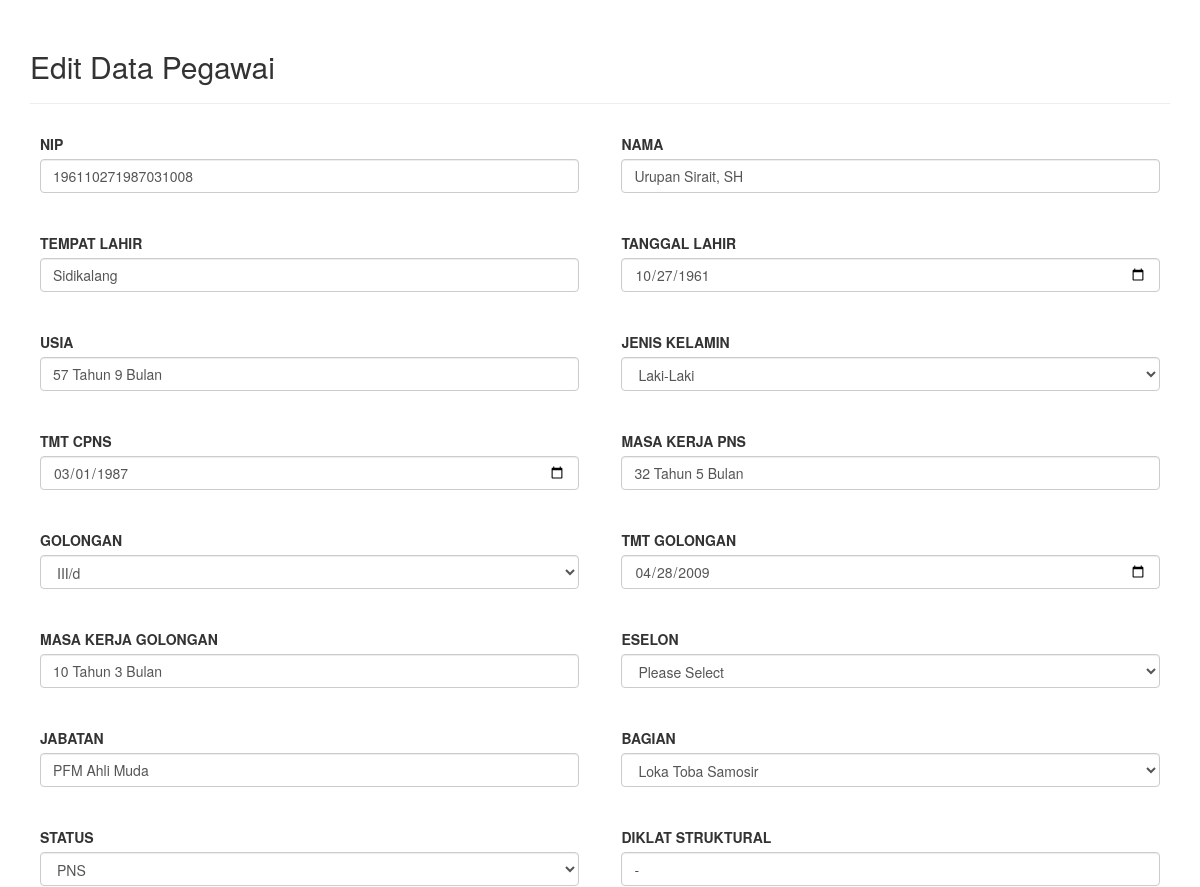
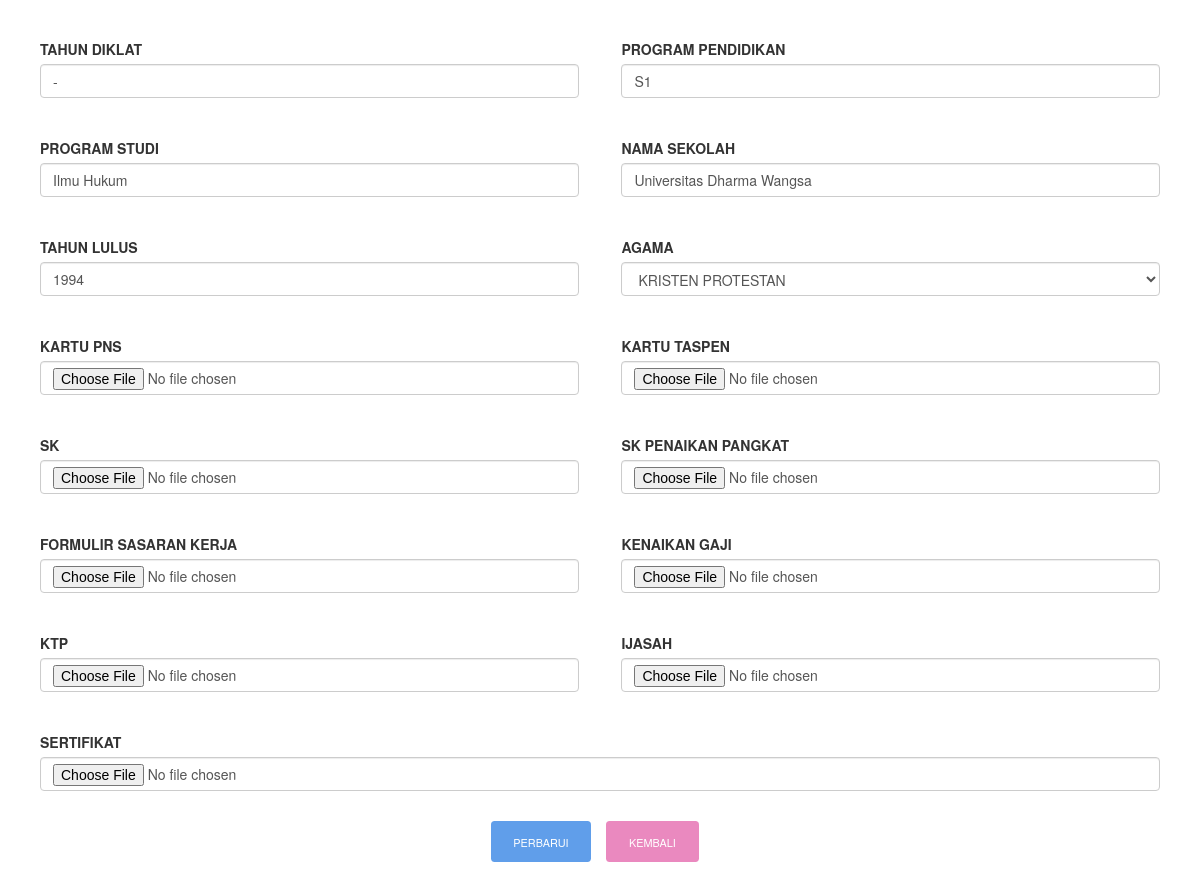
Screenshot of /tabel/update.php?nip=196110271987031008 with the database file from the repository (2 pictures, top to bottom).
### tables this page shows
CREATE TABLE `mahasiswa` (
  `nip` varchar(20) NOT NULL,
  `nama` varchar(50) NOT NULL,
  `tela` varchar(250) NOT NULL,
  `tala` varchar(150) NOT NULL,
  `usia` varchar(250) NOT NULL,
  `jenkel` varchar(250) NOT NULL,
  `tmtcpns` varchar(150) NOT NULL,
  `mkp` varchar(250) NOT NULL,
  `golongan` varchar(30) NOT NULL,
  `tmtgol` varchar(150) NOT NULL,
  `mkg` varchar(250) NOT NULL,
  `eselon` varchar(250) NOT NULL,
  `jabatan` varchar(250) NOT NULL,
  `bagian` varchar(250) NOT NULL,
  `status` varchar(250) NOT NULL,
  `dikstruk` varchar(250) NOT NULL,
  `tadi` varchar(250) NOT NULL,
  `propen` varchar(250) NOT NULL,
  `prodi` varchar(250) NOT NULL,
  `nase` varchar(250) NOT NULL,
  `talu` varchar(250) NOT NULL,
  `agama` varchar(250) NOT NULL,
  `file1` varchar(200) NOT NULL,
  `file2` varchar(200) NOT NULL,
  `file3` varchar(200) NOT NULL,
  `file4` varchar(200) NOT NULL,
  `file5` varchar(200) NOT NULL,
  `file6` varchar(200) NOT NULL,
  `file7` varchar(200) NOT NULL,
  `file8` varchar(200) NOT NULL,
  `file9` varchar(200) NOT NULL,
  `file10` varchar(200) NOT NULL,
  PRIMARY KEY (`nip`),
  KEY `nip` (`nip`)
);

### tabel/update.php (the view, shortened to what this page needs)
<?php
    require '../konek.php';
    $nip = null;
    if(!empty($_GET['nip']))
    {
        $nip = $_GET['nip'];
    }
	if ( !empty($_POST))
    {
        $nip		= $_POST['nip'];
        $nama		= $_POST['nama'];
        $tela    	= $_POST['tela'];
        $tala 		= $_POST['tala'];
        $usia  		= $_POST['usia'];
        $jenkel  	= $_POST['jenkel'];
        $tmtcpns 	= $_POST['tmtcpns'];
        $mkp		= $_POST['mkp'];
        $golongan   = $_POST['golongan'];
        $tmtgol 	= $_POST['tmtgol'];
        $mkg  		= $_POST['mkg'];
        $eselon  	= $_POST['eselon'];
        $jabatan 	= $_POST['jabatan'];
        $bagian		= $_POST['bagian'];
        $status    	= $_POST['status'];
        $dikstruk 	= $_POST['dikstruk'];
        $tadi  		= $_POST['tadi'];
        $propen  	= $_POST['propen'];
        $prodi 		= $_POST['prodi'];
        $nase		= $_POST['nase'];
        $talu    	= $_POST['talu'];
        $agama 		= $_POST['agama'];
        $file1 		= $_FILES['file1']['name'];
        $file2 		= $_FILES['file2']['name'];
        $file3 		= $_FILES['file3']['name'];
        $file4 		= $_FILES['file4']['name'];
        $file5 		= $_FILES['file5']['name'];
        $file6 		= $_FILES['file6']['name'];
        $file7 		= $_FILES['file7']['name'];
        $file8 		= $_FILES['file8']['name'];
        $file9 		= $_FILES['file9']['name'];
    if (strlen($file1)>0) {
        if (is_uploaded_file($_FILES['file1']['tmp_name'])) {
            move_uploaded_file ($_FILES['file1']['tmp_name'], "../datascan/KARTU_PNS/".$file1);
            mysqli_query ($konek,"UPDATE mahasiswa SET file1='$file1' WHERE nip='$nip'");
        }
		    }
    if (strlen($file2)>0) {
        if (is_uploaded_file($_FILES['file2']['tmp_name'])) {
            move_uploaded_file ($_FILES['file2']['tmp_name'], "../datascan/KARTU_TASPEN/".$file2);
            mysqli_query ($konek,"UPDATE mahasiswa SET file2='$file2' WHERE nip='$nip'");
        }
		    }
    if (strlen($file3)>0) {
        if (is_uploaded_file($_FILES['file3']['tmp_name'])) {
            move_uploaded_file ($_FILES['file3']['tmp_name'], "../datascan/SK/".$file3);
            mysqli_query ($konek,"UPDATE mahasiswa SET file3='$file3' WHERE nip='$nip'");
        }
		    }
    if (strlen($file4)>0) {
        if (is_uploaded_file($_FILES['file4']['tmp_name'])) {
            move_uploaded_file ($_FILES['file4']['tmp_name'], "../datascan/SK_PENAIKAN_PANGKAT/".$file4);
            mysqli_query ($konek,"UPDATE mahasiswa SET file4='$file4' WHERE nip='$nip'");
        }
		    }
    if (strlen($file5)>0) {
        if (is_uploaded_file($_FILES['file5']['tmp_name'])) {
            move_uploaded_file ($_FILES['file5']['tmp_name'], "../datascan/FORMULIR_SASARAN_KERJA/".$file5);
            mysqli_query ($konek,"UPDATE mahasiswa SET file5='$file5' WHERE nip='$nip'");
        }
		    }
    if (strlen($file6)>0) {
        if (is_uploaded_file($_FILES['file6']['tmp_name'])) {
            move_uploaded_file ($_FILES['file6']['tmp_name'], "../datascan/KENAIKAN_GAJI/".$file6);
            mysqli_query ($konek,"UPDATE mahasiswa SET file6='$file6' WHERE nip='$nip'");
        }
		    }
    if (strlen($file7)>0) {
        if (is_uploaded_file($_FILES['file7']['tmp_name'])) {
            move_uploaded_file ($_FILES['file7']['tmp_name'], "../datascan/KTP/".$file7);
            mysqli_query ($konek,"UPDATE mahasiswa SET file7='$file7' WHERE nip='$nip'");
        }
		    }
    if (strlen($file8)>0) {
        if (is_uploaded_file($_FILES['file8']['tmp_name'])) {
            move_uploaded_file ($_FILES['file8']['tmp_name'], "../datascan/IJASAH/".$file8);
            mysqli_query ($konek,"UPDATE mahasiswa SET file8='$file8' WHERE nip='$nip'");
        }
		    }
    if (strlen($file9)>0) {
        if (is_uploaded_file($_FILES['file9']['tmp_name'])) {
            move_uploaded_file ($_FILES['file9']['tmp_name'], "../datascan/SERTIFIKAT/".$file9);
            mysqli_query ($konek,"UPDATE mahasiswa SET file9='$file9' WHERE nip='$nip'");
        }
    }
        $query = "Update mahasiswa set nama='$nama',tela='$tela',tala='$tala',usia='$usia' ,jenkel='$jenkel' ,tmtcpns='$tmtcpns' ,mkp='$mkp',
		golongan='$golongan' ,tmtgol='$tmtgol' ,mkg='$mkg' ,eselon='$eselon',jabatan='$jabatan',bagian='$bagian' ,status='$status' ,
		dikstruk='$dikstruk' ,tadi='$tadi', propen='$propen' ,prodi='$prodi',nase='$nase',talu='$talu' ,agama='$agama' where nip='$nip'";
	   mysqli_query($konek,$query);
	   header("Location: index.php");
    }
	else
	{
		$query = "SELECT * FROM mahasiswa where nip = $nip";
		$res    = mysqli_query($konek,$query);
		$data	= mysqli_fetch_array($res);
        $nip  		= $data['nip'];
        $nama    	= $data['nama'];
        $tela 		= $data['tela'];
		$tala  		= $data['tala'];
        $usia  		= $data['usia'];
        $jenkel    	= $data['jenkel'];
        $tmtcpns  	= $data['tmtcpns'];
        $mkp    	= $data['mkp'];
        $golongan 	= $data['golongan'];
		$tmtgol  	= $data['tmtgol'];
        $mkg  		= $data['mkg'];
        $jabatan  	= $data['jabatan'];
        $bagian    	= $data['bagian'];
        $status 	= $data['status'];
		$dikstruk  	= $data['dikstruk'];
        $tadi  		= $data['tadi'];
        $propen    	= $data['propen'];
        $prodi  	= $data['prodi'];
        $nase    	= $data['nase'];
        $talu 		= $data['talu'];
		$agama  	= $data['agama'];
	}
?>
<!DOCTYPE html>
<html lang="en">
<head>
	<link rel="stylesheet" href="../assets/css/abc.css">
	<link rel="stylesheet" href="../assets/css/bootstrap.min.css">
	<link rel="stylesheet" href="../assets/css/tombol.css">
</head>
<body>
	<div class="container" style="margin-top:20px">
		<h2>Edit Data Pegawai</h2>
		<hr>
        <form method="POST" action="update.php"  enctype="multipart/form-data">
			<p>
				<label for="inputnip">NIP</label>
				<input type="text" class="form-control" required="required" id="inputnip" value="<?php echo !empty($nip)?$nip:'';?>" name="nip" placeholder="NIP">
			</p>
			<p>
				<label for="inputnama">NAMA</label>
				<input type="text" class="form-control" required="required" id="inputnama" value="<?php echo !empty($nama)?$nama:'';?>" name="nama" placeholder="Nama">
			</p>
			<p>
				<label for="inputtela">TEMPAT LAHIR</label>
				<input type="text" class="form-control" required="required" id="inputtela" value="<?php echo !empty($tela)?$tela:'';?>" name="tela" placeholder="">
			</p>
			<p>
				<label for="inputtala">TANGGAL LAHIR</label>
				<input type="date" class="form-control" required="required" id="inputtala" value="<?php echo !empty($tala)?$tala:'';?>" name="tala" placeholder="">
			</p>
			<p>
				<label for="inputusia">USIA</label>
				<input type="text" required="required" class="form-control" id="inputusia" value="<?php echo !empty($usia)?$usia:'';?>"
				 name="usia" placeholder="Age">
			</p>
			<p>
				<label for="inputjenkel">JENIS KELAMIN</label>
				<select class="form-control" required="required" id="inputjenkel" name="jenkel" >
				<option value="Laki-Laki" 	<?php echo $jenkel == 'Laki-Laki'?'selected':'';?>>Laki-Laki</option>
				</select>
			</p>
			<p>
				<label for="inputtmtcpns">TMT CPNS</label>
				<input type="date" class="form-control" required="required" id="inputtmtcpns" value="<?php echo !empty($tmtcpns)?$tmtcpns:'';?>" name="tmtcpns" placeholder="">
			</p>
			<p>
				<label for="inputmkp">MASA KERJA PNS</label>
				<input type="text" class="form-control" required="required" id="inputmkp" value="<?php echo !empty($mkp)?$mkp:'';?>" name="mkp" placeholder="">
			</p>
			<p>
				<label for="inputgolongan">GOLONGAN</label>
				<select class="form-control" required="required" id="inputgolongan" name="golongan" >
						<option value="III/d" 	<?php echo $golongan == 'III/d'?'selected':'';?>>III/d</option>
				</select>
			</p>
			<p>
				<label for="inputtmtgol">TMT GOLONGAN</label>
				<input type="date" class="form-control" required="required" id="inputtmtgol" value="<?php echo !empty($tmtgol)?$tmtgol:'';?>" name="tmtgol" placeholder="">
			</p>
			<p>
				<label for="inputmkg">MASA KERJA GOLONGAN</label>
				<input type="text" class="form-control" required="required" id="inputmkg" value="<?php echo !empty($mkg)?$mkg:'';?>" name="mkg" placeholder="">
			</p>
			<p>
				<label for="inputeselon">ESELON</label>
				<select class="form-control" required="required" id="inputeselon" name="eselon" >
				<option>Please Select</option>
				</select>
			</p>
			<p>
				<label for="inputjabatan">JABATAN</label>
				<input type="text" class="form-control" required="required" id="inputjabatan" value="<?php echo !empty($jabatan)?$jabatan:'';?>" name="jabatan" placeholder="">
			</p>
			<p>
				<label for="inputbagian">BAGIAN</label>
				<select class="form-control" required="required" id="inputbagian" name="bagian" >
						<option value="Loka Toba Samosir"			<?php echo $bagian == 'Loka Toba Samosir'?'selected':'';?>>Loka Toba Samosir</option>
				</select>
			</p>
			<p>
				<label for="inputstatus">STATUS</label>
				<select class="form-control" required="required" id="inputstatus" name="status" >
				<option value="PNS" 	<?php echo $status == 'PNS'?'selected':'';?>>PNS</option>
				</select>
			</p>
			<p>
				<label for="inputdikstruk">DIKLAT STRUKTURAL</label>
				<input type="text" class="form-control" required="required" id="inputdikstruk" value="<?php echo !empty($dikstruk)?$dikstruk:'';?>" name="dikstruk" placeholder="">
			</p>
			<p>
				<label for="inputtadi">TAHUN DIKLAT</label>
				<input type="text" class="form-control" required="required" id="inputtadi" value="<?php echo !empty($tadi)?$tadi:'';?>" name="tadi" placeholder="">
			</p>
			<p>
				<label for="inputpropen">PROGRAM PENDIDIKAN</label>
				<input type="text" class="form-control" required="required" id="inputpropen" value="<?php echo !empty($propen)?$propen:'';?>" name="propen" placeholder="">
			</p>
			<p>
				<label for="inputprodi">PROGRAM STUDI</label>
				<input type="text" class="form-control" required="required" id="inputprodi" value="<?php echo !empty($prodi)?$prodi:'';?>" name="prodi" placeholder="">
			</p>
			<p>
				<label for="inputnase">NAMA SEKOLAH</label>
				<input type="text" class="form-control" required="required" id="inputnase" value="<?php echo !empty($nase)?$nase:'';?>" name="nase" placeholder="">
			</p>
			<p>
				<label for="inputtalu">TAHUN LULUS</label>
				<input type="text" class="form-control" required="required" id="inputtalu" value="<?php echo !empty($talu)?$talu:'';?>" name="talu" placeholder="">
			</p>
			<p>
				<label for="inputagama">AGAMA</label>
				<select class="form-control" required="required" id="inputagama" name="agama" >
				<option value="KRISTEN PROTESTAN" 	<?php echo $agama == 'KRISTEN PROTESTAN'?'selected':'';?>>	KRISTEN PROTESTAN</option>
				</select>
			</p>
			<p>
				<label>KARTU PNS</label>
				<input type="file" class="form-control" name="file1">
			</p>
			<p>
				<label>KARTU TASPEN</label>
				<input type="file" class="form-control" name="file2">
			</p>
			<p>
				<label>SK</label>
				<input type="file" class="form-control" name="file3">
			</p>
			<p>
				<label>SK PENAIKAN PANGKAT</label>
				<input type="file" class="form-control" name="file4">
			</p>
			<p>
				<label>FORMULIR SASARAN KERJA</label>
				<input type="file" class="form-control" name="file5" >
			</p>
			<p>
				<label>KENAIKAN GAJI</label>
				<input type="file" class="form-control" name="file6" >
			</p>
			<p>
				<label>KTP</label>
				<input type="file" class="form-control" name="file7">
			</p>
			<p>
				<label>IJASAH</label>
				<input type="file" class="form-control" name="file8">
			</p>
			<p>
				<label>SERTIFIKAT</label>
				<input type="file" class="form-control" name="file9">
			</p>
			<div class="form-actions"><center><center>
					<input type="submit" name="submit" class="btn button blue" value="PERBARUI">
					<a href="../tabel/index.php" class="btn button pink">KEMBALI</a>
				</center>
				</div>
			</div>
</body>
</html>

### assets/css/abc.css (style rules this page uses)
* { box-sizing: border-box; }
form p { padding: 10px; float: left; width: 49%; }
form p:not(:nth-child(2n)) { margin-right: 2%; }
form p:nth-last-child(2) { clear: both; width: 100%; }
body { padding: 1rem; }
form label { display: block; }
button, input, textarea { padding: 1em; }
input, textarea { border: 1px solid #000; }

### assets/css/tombol.css (style rules this page uses)
.button,input.button { position: relative; display: inline-block; margin-right: 1em; margin-bottom: 1.34em; padding: 1em 2em; border-bottom: none; -webkit-border-radius: 0.333em; -moz-border-radius: 0.333em; border-radius: 0.333em; background-color: rgba(84,87,102,1); color: #FFFFFF!important; text-decoration: none!important; text-transform: uppercase; font-size: 0.778em!important; line-height: 1.714em!important; cursor: pointer; }
.button,input.button { -webkit-transition: background-color 0.3s linear,color 0.3s linear; -moz-transition: background-color 0.3s linear,color 0.3s linear; transition: background-color 0.3s linear,color 0.3s linear; }
.button.pink,input.button.pink { background-color: rgba(234,137,191,1); }
.button.blue,input.button.blue { background-color: rgba(96,158,234,1); }

### rows the page displays
mahasiswa: nip "196110271987031008", nama "Urupan Sirait, SH", tela "Sidikalang", tala "10/27/1961", usia "57 Tahun 9 Bulan", jenkel "Laki-Laki", tmtcpns "03/01/1987", mkp "32 Tahun 5 Bulan", golongan "III/d", tmtgol "04/28/2009", mkg "10 Tahun 3 Bulan", jabatan "PFM Ahli Muda", bagian "Loka Toba Samosir", status "PNS", dikstruk "-", tadi "-", propen "S1", prodi "Ilmu Hukum", nase "Universitas Dharma Wangsa", talu "1994", agama "KRISTEN PROTESTAN"
